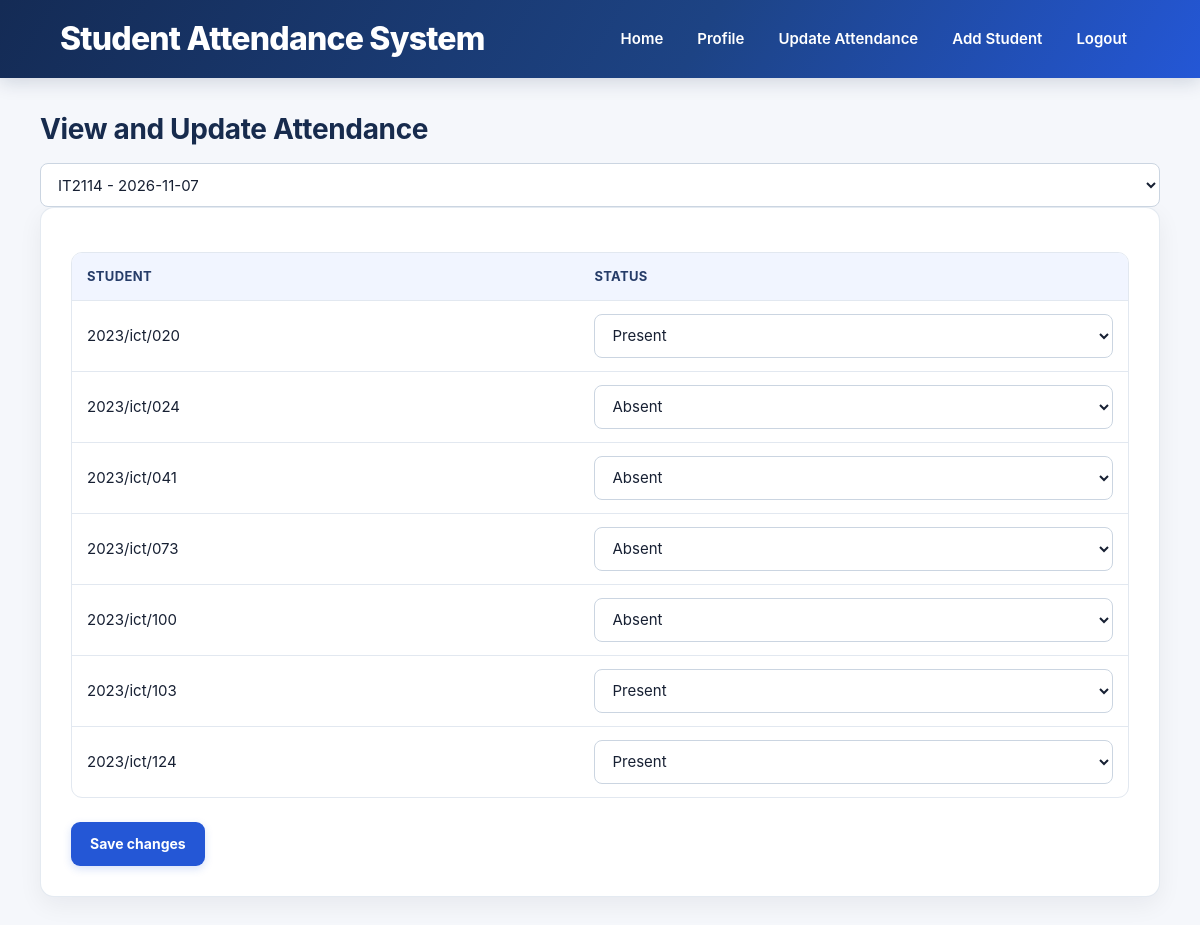
Page /admin_attendance.php?lecture_id=19 (signed in) on the committed database.
### tables this page shows
CREATE TABLE `attendance_records` (
  `attendance_id` int(11) NOT NULL,
  `lecture_id` int(11) NOT NULL,
  `student_id` int(11) NOT NULL,
  `verified_at` timestamp NOT NULL DEFAULT current_timestamp(),
  `status` enum('present','absent') DEFAULT 'present'
);

CREATE TABLE `users` (
  `user_id` int(11) NOT NULL,
  `username` varchar(50) NOT NULL,
  `password_hash` varchar(255) NOT NULL,
  `email` varchar(100) NOT NULL,
  `role` enum('admin','lecturer','student') NOT NULL
);

### admin_attendance.php (the view, shortened to what this page needs)
<?php
include 'db.php';
$lecture_id = $_REQUEST['lecture_id'] ?? 0;
$lectures = $pdo->query("SELECT l.lecture_id, l.lecture_date, c.course_code FROM lectures l
                         JOIN courses c ON c.course_id = l.course_id ORDER BY l.lecture_date DESC")->fetchAll();
$sql = "SELECT u.user_id, u.username, a.status FROM lectures l
        JOIN course_enrollments ce ON ce.course_id = l.course_id
        JOIN users u ON u.user_id = ce.student_id
        LEFT JOIN attendance_records a ON a.student_id = u.user_id AND a.lecture_id = l.lecture_id
        WHERE l.lecture_id = ? ORDER BY u.username";
$stmt = $pdo->prepare($sql);
$stmt->execute([$lecture_id]);
$students = $stmt->fetchAll();
include 'header.php';
?>
<h2>View and Update Attendance</h2>
<form method="get">
  <select name="lecture_id" onchange="this.form.submit()">
    <?php foreach ($lectures as $l) { ?>
      <option value="<?php echo $l['lecture_id']; ?>" <?php if ($l['lecture_id'] == $lecture_id) echo 'selected'; ?>>
        <?php echo $l['course_code'] . ' - ' . $l['lecture_date']; ?>
      </option>
    <?php } ?>
  </select>
</form>
<?php if ($students) { ?>
<div class="card">
  <form method="post">
    <table>
      <tr><th>Student</th><th>Status</th></tr>
      <?php foreach ($students as $s) { $status = $s['status'] ?? 'absent'; ?>
        <tr>
          <td><?php echo $s['username']; ?></td>
          <td>
            <select name="status[<?php echo $s['user_id']; ?>]">
              <option value="present" <?php if ($status == 'present') echo 'selected'; ?>>Present</option>
              <option value="absent" <?php if ($status == 'absent') echo 'selected'; ?>>Absent</option>
            </select>
          </td>
        </tr>
      <?php } ?>
    </table>
    <button class="btn" name="save">Save changes</button>
  </form>
</div>
<?php } ?>
<?php include 'footer.php'; ?>

### header.php (shortened to what this page needs)
<!DOCTYPE html>
<html>
<head>
  <link rel="stylesheet" href="style.css">
</head>
<body>
<div class="topbar">
  <a class="logo" href="index.php">Student Attendance System</a>
  <nav>
    <a href="index.php">Home</a>
    <?php if (isset($_SESSION['user'])) { $role = $_SESSION['user']['role']; ?>
      <a href="profile.php">Profile</a>
      <?php if ($role == 'student') { ?>
        <a href="student_attendance.php">My Attendance</a>
        <a href="submit_attendance.php">Submit Attendance</a>
      <?php } elseif ($role == 'lecturer') { ?>
        <a href="lecturer_attendance.php">View Attendance</a>
        <a href="mark_attendance.php">Mark Attendance</a>
      <?php } else { ?>
        <a href="admin_attendance.php">Update Attendance</a>
        <a href="admin_add_student.php">Add Student</a>
      <?php } ?>
      <a href="logout.php">Logout</a>
    <?php } else { ?>
      <a href="login.php">Login</a>
    <?php } ?>
  </nav>
</div>
<div class="container">

### footer.php
</div></body></html>

### style.css (style rules this page uses)
:root { --color-primary: #2457d6; --color-primary-dark: #1945b5; --color-primary-soft: #edf2ff; --color-text: #172033; --color-muted: #64748b; --color-border: #e2e8f0; --color-surface: #ffffff; --color-background: #f5f7fb; --color-success: #15803d; --color-danger: #b42318; --radius-sm: 8px; --radius-md: 14px; --radius-lg: 20px; --shadow-card: 0 8px 24px rgba(15, 23, 42, 0.06); --shadow-hover: 0 14px 32px rgba(15, 23, 42, 0.10); }
*, *::before, *::after { box-sizing: border-box; }
html { scroll-behavior: smooth; }
body { margin: 0; min-height: 100vh; font-family: Inter, "Segoe UI", Roboto, Arial, sans-serif; background: var(--color-background); color: var(--color-text); font-size: 15px; line-height: 1.6; -webkit-font-smoothing: antialiased; }
a { color: var(--color-primary); text-decoration: none; transition: color 160ms ease; }
.topbar { position: relative; display: flex; align-items: center; justify-content: space-between; flex-wrap: wrap; gap: 18px; padding: 18px clamp(20px, 5vw, 64px); color: #fff; background: linear-gradient(120deg, #142b55 0%, #1d4384 58%, #2457d6 100%); box-shadow: 0 4px 18px rgba(15, 35, 75, 0.16); }
.topbar a { color: #fff; }
.logo { font-size: clamp(25px, 3vw, 32px); font-weight: 800; letter-spacing: -0.8px; line-height: 1.2; }
nav { display: flex; align-items: center; gap: 8px; }
nav a { display: inline-flex; align-items: center; padding: 9px 13px; border-radius: 9px; color: rgba(255, 255, 255, 0.9); font-weight: 600; transition: background 160ms ease, color 160ms ease; }
.container { width: min(1120px, calc(100% - 40px)); min-height: 70vh; margin: 34px auto; padding: 0; }
.card { margin-bottom: 22px; padding: clamp(20px, 3vw, 30px); border: 1px solid rgba(226, 232, 240, 0.9); border-radius: var(--radius-md); background: var(--color-surface); box-shadow: var(--shadow-card); transition: box-shadow 180ms ease, transform 180ms ease; }
h1, h2, h3 { margin: 0 0 16px; color: #172b4d; line-height: 1.25; letter-spacing: -0.35px; }
h2 { font-size: clamp(22px, 3vw, 28px); }
input, select, textarea { width: 100%; min-height: 44px; padding: 10px 13px; border: 1px solid #cbd5e1; border-radius: var(--radius-sm); outline: none; background: #fff; color: var(--color-text); font: inherit; transition: border-color 160ms ease, box-shadow 160ms ease; }
.btn { display: inline-flex; align-items: center; justify-content: center; gap: 8px; min-height: 42px; margin-top: 10px; padding: 10px 18px; border: 1px solid transparent; border-radius: 9px; background: var(--color-primary); color: #fff; font: inherit; font-size: 14px; font-weight: 650; text-align: center; text-decoration: none; cursor: pointer; box-shadow: 0 3px 8px rgba(36, 87, 214, 0.18); transition: background 160ms ease, box-shadow 160ms ease, transform 160ms ease; }
table { width: 100%; margin: 14px 0; overflow: hidden; border: 1px solid var(--color-border); border-collapse: separate; border-spacing: 0; border-radius: 11px; background: #fff; }
th, td { padding: 13px 15px; border-bottom: 1px solid var(--color-border); text-align: left; vertical-align: middle; }
th { background: #f1f5ff; color: #263c68; font-size: 13px; font-weight: 750; letter-spacing: 0.35px; text-transform: uppercase; }
tbody tr:last-child td { border-bottom: 0; }

### rows in the picture
attendance_records: student.username "2023/ict/020", status+student "Present"
attendance_records: student.username "2023/ict/024", status+student "Absent"
attendance_records: student.username "2023/ict/041", status+student "Absent"
attendance_records: student.username "2023/ict/073", status+student "Absent"
attendance_records: student.username "2023/ict/100", status+student "Absent"
attendance_records: student.username "2023/ict/103", status+student "Present"
attendance_records: student.username "2023/ict/124", status+student "Present"

### other values in the picture
form field lecture_id "IT2114 - 2026-11-07"
